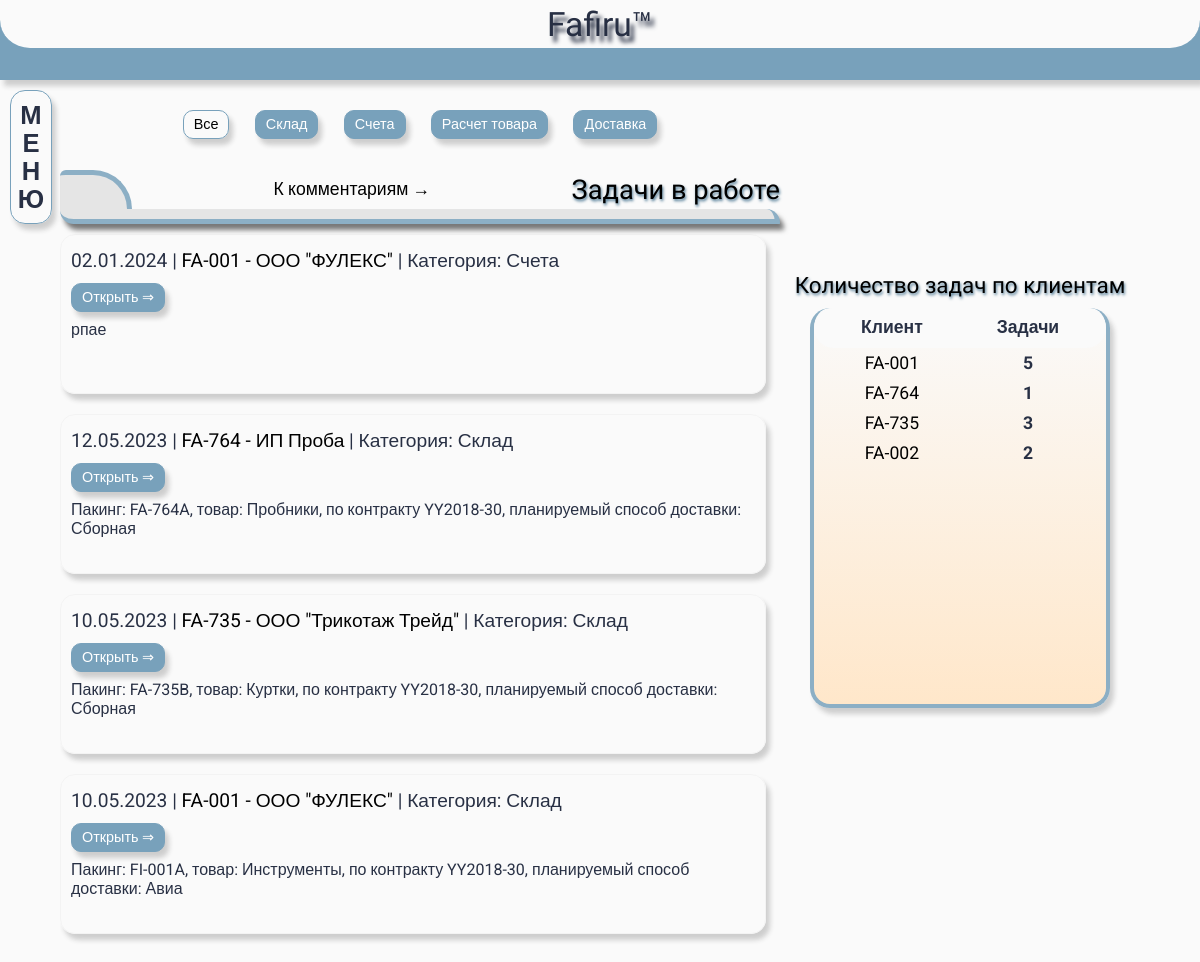
Screenshot of /appeal-page/ (signed in) with the database file from the repository.
### main/models.py (models this page shows, shortened)
class Appeal(models.Model):
    CATEGORY_APPEALS = [
        ('Склад', 'Склад'),
        ('Счета', 'Счета'),
        ('Расчет товара', 'Расчет товара'),
        ('Доставка', 'Доставка'),
    ]
    date = models.DateField()
    content = models.CharField(max_length=2550)
    category = models.CharField(max_length=50, choices=CATEGORY_APPEALS)
    doneAppeal = models.BooleanField(default=False)
    client = models.ForeignKey(Clients, on_delete=models.PROTECT)
    user_create = models.ForeignKey(Users, on_delete=models.PROTECT, null=True, blank=True)
    file = models.FileField(upload_to="appeal-files/%Y/%m/%d", null=True, blank=True)

class Clients(models.Model):
    CONTRACT = [
        ('Агентский', 'Агентский'),
        ('Поставка', 'Поставка'),
    ]
    AGENT = [
        ('Фаст Импорт', 'Фаст Импорт'),
        ('Шеян', 'Шеян'),
        ('ТОНГАРД', 'ТОНГАРД'),
        ('ПБ', 'ПБ'),
    ]
    kod = models.CharField(max_length=20)
    name = models.CharField(max_length=100)
    product = models.CharField(max_length=255, null=True, blank=True)
    email = models.EmailField(null=False, blank=True, default="")
    contract = models.CharField(max_length=50, choices=CONTRACT)
    agent = models.CharField(max_length=50, choices=AGENT)
    positiveBalance = models.FloatField(null=True, blank=True, default=0)
    negativeBalance = models.FloatField(null=True, blank=True, default=0)

### main/views.py (the view)
# urls.py: path('appeal-page/', AppealPage, name='appealPage'),
@login_required
def AppealPage(request):
    appeal = Appeal.objects.filter(doneAppeal = False).order_by("-date")
    appealCount = {}
    for ap in appeal:
        if appealCount.get(ap.client.kod, False):
            appealCount[ap.client.kod]['val'] += 1
        else:
            appealCount[ap.client.kod] = {
                'id': ap.client.pk,
                'val': 1,
                'name': ap.client.name
            }
    context = {
        'title': 'Задачи | Fafiru',
        'appeal': appeal,
        'appealCount': appealCount,
    }
    return render(request, 'main/appeal-page.html', context)

### payment/templatetags/payment_tags.py (called while the page is built)
@register.filter(name='frf24')
@stringfilter
def frf(value):
    return value[24:]

@register.filter(name='frf020')
@stringfilter
def frf(value):
    return value[:20]

### main/templates/main/appeal-page.html (shortened to what this page needs)
{% extends 'main/base.html' %}
{% load static %}
{% load payment_tags %}
{% block csslink %}
  <link rel="stylesheet" href="{% static 'appeal-page/css/appeal-page.css' %}" />
{% endblock %}
{% block content %}
<div class="page">
  <div class="appeal-content">
    <div class="appeal-main">
      <div class="appeal-category">
        <div class="appeal-category-btn all appeal-category-btn-active">Все</div>
        <div class="appeal-category-btn important">Склад</div>
        <div class="appeal-category-btn information">Счета</div>
        <div class="appeal-category-btn product">Расчет товара</div>
        <div class="appeal-category-btn delivery">Доставка</div>
      </div>
      <div class="appeal-table">
        <div class="appeal-table-head">
          <div class="appeal-table-head-footer">
            <div class="appeal-table-head__elem-left"></div>
            <a href="{% url 'appealComments' %}" class="appeal-page">К комментариям &#8594;</a>
            <h3 class="appeal-table-head__title">Задачи в работе</h3>
          </div>
          <div class="appeal-table-head__elem-bottom"></div>
        </div>
        <div class="appeal-table-body">
          {% for ap in appeal %}
          <div class="appeal-table-body__item">
            <div class="appeal-table-body__item-head">
              <p>{{ ap.date|date:"d.m.Y" }} | <a href="{% url 'client' ap.client.id %}">{{ ap.client.kod }} - {{ ap.client.name|frf020 }}</a> | Категория: {{ ap.category }}</p>
            </div>
            <div class="appeal-table-panel">
              <a href="{% url 'appeal' ap.pk %}" class="appeal-table-panel-a">Открыть &rArr;</a>
            </div>
            <div class="appeal-table-body__item-body">
              <p class="appeal-table-body__item-body-p">{{ ap.content }}</p>
            </div>
          </div>
          {% endfor %}
        </div>
      </div>
    </div>
    <div class="appeal-info">
      <h3 class="appeal-info-h">Количество задач по клиентам</h3>
      <div class="appeal-info-block">
        <div class="appeal-info-block-head">
          <p class="appeal-info-block-head-p">Клиент</p>
          <p class="appeal-info-block-head-p">Задачи</p>
        </div>
        <div class="appeal-info-block-body">
          {% for key, value in appealCount.items %}
          <div class="appeal-info-block-body-item">
            <a href="{% url 'client' value.id %}" title="{{ value.name }}" class="appeal-info-block-body-item__left">{{ key }}</a>
            <p class="appeal-info-block-body-item__right">{{ value.val }}</p>
          </div>
          {% endfor %}
        </div>
      </div>
    </div>
  </div>
</div>
{% endblock %}

### main/static/modules/base.css (style rules this page uses)
html, body, div, span, applet, object, iframe, h1, h2, h3, h4, h5, h6, p, blockquote, pre, a, abbr, acronym, address, big, cite, code, del, dfn, em, img, ins, kbd, q, s, samp, small, strike, strong, sub, sup, tt, var, b, u, i, center, dl, dt, dd, ol, ul, li, fieldset, form, label, legend, table, caption, tbody, tfoot, thead, tr, th, td, article, aside, canvas, details, embed, figure, figcaption, footer, header, hgroup, menu, nav, output, ruby, section, summary, time, mark, audio, video { margin: 0; padding: 0; border: 0; font-size: 100%; font: inherit; vertical-align: baseline; outline: none; }
html { height: 100%; }
body { min-height: 100%; font-family: "Roboto", sans-serif; font-weight: 400; position: relative; font-size: 16px; color: #283044; }
a { text-decoration: none; border-radius: 10px; color: #000; font-size: inherit; }
* { box-sizing: border-box; }
.page { margin-top: 90px; }

### rows the page displays
Appeal: date "02.01.2024", client.kod "FA-001", client.name|frf020 "ООО \"ФУЛЕКС\"", category "Счета", content "рпае"
Appeal: date "12.05.2023", client.kod "FA-764", client.name|frf020 "ИП Проба", category "Склад", content "Пакинг: FA-764A, товар: Пробники, по контракту YY2018-30, планируемый способ доставки: Сборная"
Appeal: date "10.05.2023", client.kod "FA-735", client.name|frf020 "ООО \"Трикотаж Трейд\"", category "Склад", content "Пакинг: FA-735B, товар: Куртки, по контракту YY2018-30, планируемый способ доставки: Сборная"
Appeal: date "10.05.2023", client.kod "FA-001", client.name|frf020 "ООО \"ФУЛЕКС\"", category "Склад", content "Пакинг: FI-001A, товар: Инструменты, по контракту YY2018-30, планируемый способ доставки: Авиа"
Clients: appealCount "FA-001"
Clients: appealCount "FA-764"
Clients: appealCount "FA-735"
Clients: appealCount "FA-002"

### other values shown
{{ value.val }} "5" "1" "3" "2"
